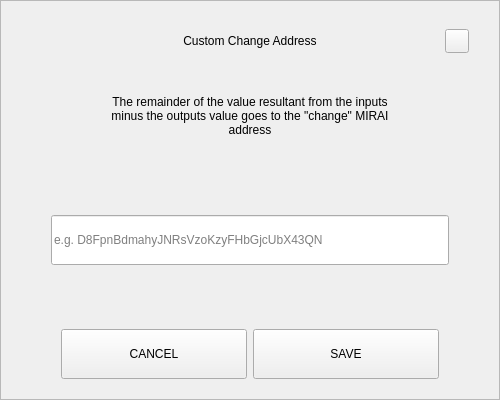
<?xml version="1.0" encoding="UTF-8"?>
<ui version="4.0">
 <class>SendChangeAddressDialog</class>
 <widget class="QDialog" name="SendChangeAddressDialog">
  <property name="geometry">
   <rect>
    <x>0</x>
    <y>0</y>
    <width>500</width>
    <height>400</height>
   </rect>
  </property>
  <property name="windowTitle">
   <string>Dialog</string>
  </property>
  <layout class="QVBoxLayout" name="verticalLayout">
   <property name="spacing">
    <number>0</number>
   </property>
   <property name="leftMargin">
    <number>0</number>
   </property>
   <property name="topMargin">
    <number>0</number>
   </property>
   <property name="rightMargin">
    <number>0</number>
   </property>
   <property name="bottomMargin">
    <number>0</number>
   </property>
   <item>
    <widget class="QFrame" name="frame">
     <property name="styleSheet">
      <string notr="true"/>
     </property>
     <property name="frameShape">
      <enum>QFrame::StyledPanel</enum>
     </property>
     <property name="frameShadow">
      <enum>QFrame::Raised</enum>
     </property>
     <layout class="QVBoxLayout" name="verticalLayout_2" stretch="0,0,0,0,0,0,0">
      <property name="spacing">
       <number>0</number>
      </property>
      <property name="leftMargin">
       <number>30</number>
      </property>
      <property name="topMargin">
       <number>20</number>
      </property>
      <property name="rightMargin">
       <number>30</number>
      </property>
      <property name="bottomMargin">
       <number>20</number>
      </property>
      <item>
       <layout class="QHBoxLayout" name="horizontalLayout_3">
        <property name="spacing">
         <number>0</number>
        </property>
        <item>
         <spacer name="horizontalSpacer_2">
          <property name="orientation">
           <enum>Qt::Horizontal</enum>
          </property>
          <property name="sizeHint" stdset="0">
           <size>
            <width>40</width>
            <height>20</height>
           </size>
          </property>
         </spacer>
        </item>
        <item>
         <widget class="QLabel" name="labelTitle">
          <property name="minimumSize">
           <size>
            <width>0</width>
            <height>40</height>
           </size>
          </property>
          <property name="maximumSize">
           <size>
            <width>16777215</width>
            <height>40</height>
           </size>
          </property>
          <property name="styleSheet">
           <string notr="true">padding-left:24px;</string>
          </property>
          <property name="text">
           <string>Custom Change Address</string>
          </property>
          <property name="alignment">
           <set>Qt::AlignCenter</set>
          </property>
          <property name="margin">
           <number>7</number>
          </property>
         </widget>
        </item>
        <item>
         <spacer name="horizontalSpacer">
          <property name="orientation">
           <enum>Qt::Horizontal</enum>
          </property>
          <property name="sizeHint" stdset="0">
           <size>
            <width>40</width>
            <height>20</height>
           </size>
          </property>
         </spacer>
        </item>
        <item>
         <widget class="QPushButton" name="btnEsc">
          <property name="minimumSize">
           <size>
            <width>24</width>
            <height>24</height>
           </size>
          </property>
          <property name="maximumSize">
           <size>
            <width>24</width>
            <height>24</height>
           </size>
          </property>
          <property name="focusPolicy">
           <enum>Qt::NoFocus</enum>
          </property>
          <property name="text">
           <string/>
          </property>
         </widget>
        </item>
       </layout>
      </item>
      <item>
       <spacer name="verticalSpacer_2">
        <property name="orientation">
         <enum>Qt::Vertical</enum>
        </property>
        <property name="sizeType">
         <enum>QSizePolicy::Fixed</enum>
        </property>
        <property name="sizeHint" stdset="0">
         <size>
          <width>20</width>
          <height>20</height>
         </size>
        </property>
       </spacer>
      </item>
      <item alignment="Qt::AlignHCenter">
       <widget class="QLabel" name="labelMessage">
        <property name="minimumSize">
         <size>
          <width>0</width>
          <height>70</height>
         </size>
        </property>
        <property name="text">
         <string>The remainder of the value resultant from the inputs minus the outputs value goes to the &quot;change&quot; MIRAI address</string>
        </property>
        <property name="alignment">
         <set>Qt::AlignCenter</set>
        </property>
        <property name="wordWrap">
         <bool>true</bool>
        </property>
       </widget>
      </item>
      <item>
       <spacer name="verticalSpacer_3">
        <property name="orientation">
         <enum>Qt::Vertical</enum>
        </property>
        <property name="sizeHint" stdset="0">
         <size>
          <width>20</width>
          <height>40</height>
         </size>
        </property>
       </spacer>
      </item>
      <item>
       <layout class="QHBoxLayout" name="horizontalLayout_2">
        <property name="spacing">
         <number>0</number>
        </property>
        <property name="leftMargin">
         <number>20</number>
        </property>
        <property name="rightMargin">
         <number>20</number>
        </property>
        <item>
         <widget class="QLineEdit" name="lineEditAddress">
          <property name="minimumSize">
           <size>
            <width>0</width>
            <height>50</height>
           </size>
          </property>
          <property name="placeholderText">
           <string notr="true">e.g. D8FpnBdmahyJNRsVzoKzyFHbGjcUbX43QN</string>
          </property>
         </widget>
        </item>
       </layout>
      </item>
      <item>
       <spacer name="verticalSpacer">
        <property name="orientation">
         <enum>Qt::Vertical</enum>
        </property>
        <property name="sizeHint" stdset="0">
         <size>
          <width>20</width>
          <height>40</height>
         </size>
        </property>
       </spacer>
      </item>
      <item>
       <layout class="QHBoxLayout" name="horizontalLayout" stretch="2,2">
        <property name="spacing">
         <number>6</number>
        </property>
        <property name="leftMargin">
         <number>30</number>
        </property>
        <property name="rightMargin">
         <number>30</number>
        </property>
        <item>
         <widget class="QPushButton" name="btnCancel">
          <property name="minimumSize">
           <size>
            <width>180</width>
            <height>50</height>
           </size>
          </property>
          <property name="focusPolicy">
           <enum>Qt::NoFocus</enum>
          </property>
          <property name="text">
           <string>CANCEL</string>
          </property>
         </widget>
        </item>
        <item>
         <widget class="QPushButton" name="btnSave">
          <property name="minimumSize">
           <size>
            <width>180</width>
            <height>50</height>
           </size>
          </property>
          <property name="focusPolicy">
           <enum>Qt::NoFocus</enum>
          </property>
          <property name="text">
           <string>SAVE</string>
          </property>
         </widget>
        </item>
       </layout>
      </item>
     </layout>
    </widget>
   </item>
  </layout>
 </widget>
 <resources/>
 <connections/>
</ui>
